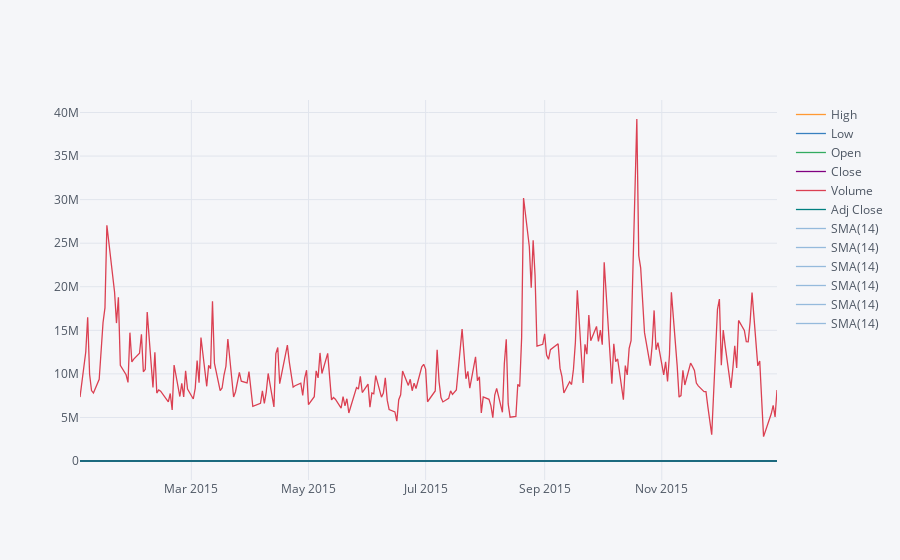

The notebook cell saved with this chart:
### Code cell
MS_2015 = MS["2015-01-01" : "2016-01-01"]
MS_2015.ta_plot(study = "sma")

### Figure 1 — Plotly figure (JSON) as saved in the notebook; plotly's stock layout.template omitted (floating-point values rounded to 4 significant figures; data arrays with more than 128 entries replaced by an {"elided": "..."} marker saying what was removed)
{"data": [{"line": {"color": "rgba(255, 153, 51, 1.0)", "dash": "solid", "shape": "linear", "width": 1.3}, "mode": "lines", "name": "High", "text": "", "type": "scatter", "x": {"elided": "252 str values"}, "y": {"elided": "252 float values"}}, {"line": {"color": "rgba(55, 128, 191, 1.0)", "dash": "solid", "shape": "linear", "width": 1.3}, "mode": "lines", "name": "Low", "text": "", "type": "scatter", "x": {"elided": "252 str values"}, "y": {"elided": "252 float values"}}, {"line": {"color": "rgba(50, 171, 96, 1.0)", "dash": "solid", "shape": "linear", "width": 1.3}, "mode": "lines", "name": "Open", "text": "", "type": "scatter", "x": {"elided": "252 str values"}, "y": {"elided": "252 float values"}}, {"line": {"color": "rgba(128, 0, 128, 1.0)", "dash": "solid", "shape": "linear", "width": 1.3}, "mode": "lines", "name": "Close", "text": "", "type": "scatter", "x": {"elided": "252 str values"}, "y": {"elided": "252 float values"}}, {"line": {"color": "rgba(219, 64, 82, 1.0)", "dash": "solid", "shape": "linear", "width": 1.3}, "mode": "lines", "name": "Volume", "text": "", "type": "scatter", "x": {"elided": "252 str values"}, "y": {"elided": "252 int values"}}, {"line": {"color": "rgba(0, 128, 128, 1.0)", "dash": "solid", "shape": "linear", "width": 1.3}, "mode": "lines", "name": "Adj Close", "text": "", "type": "scatter", "x": {"elided": "252 str values"}, "y": {"elided": "252 float values"}}, {"line": {"color": "rgba(55, 128, 191, 0.49999999999999983)", "dash": "solid", "shape": "linear", "width": 1.3}, "mode": "lines", "name": "SMA(14)", "text": "", "type": "scatter", "x": {"elided": "252 str values"}, "y": {"elided": "252x6 mixed values"}}, {"line": {"color": "rgba(55, 128, 191, 0.49999999999999983)", "dash": "solid", "shape": "linear", "width": 1.3}, "mode": "lines", "name": "SMA(14)", "text": "", "type": "scatter", "x": {"elided": "252 str values"}, "y": {"elided": "252x6 mixed values"}}, {"line": {"color": "rgba(55, 128, 191, 0.49999999999999983)", "dash": "solid", "shape": "linear", "width": 1.3}, "mode": "lines", "name": "SMA(14)", "text": "", "type": "scatter", "x": {"elided": "252 str values"}, "y": {"elided": "252x6 mixed values"}}, {"line": {"color": "rgba(55, 128, 191, 0.49999999999999983)", "dash": "solid", "shape": "linear", "width": 1.3}, "mode": "lines", "name": "SMA(14)", "text": "", "type": "scatter", "x": {"elided": "252 str values"}, "y": {"elided": "252x6 mixed values"}}, {"line": {"color": "rgba(55, 128, 191, 0.49999999999999983)", "dash": "solid", "shape": "linear", "width": 1.3}, "mode": "lines", "name": "SMA(14)", "text": "", "type": "scatter", "x": {"elided": "252 str values"}, "y": {"elided": "252x6 mixed values"}}, {"line": {"color": "rgba(55, 128, 191, 0.49999999999999983)", "dash": "solid", "shape": "linear", "width": 1.3}, "mode": "lines", "name": "SMA(14)", "text": "", "type": "scatter", "x": {"elided": "252 str values"}, "y": {"elided": "252x6 mixed values"}}], "layout": {"legend": {"bgcolor": "#F5F6F9", "font": {"color": "#4D5663"}}, "paper_bgcolor": "#F5F6F9", "plot_bgcolor": "#F5F6F9", "title": {"font": {"color": "#4D5663"}}, "xaxis": {"gridcolor": "#E1E5ED", "showgrid": true, "tickfont": {"color": "#4D5663"}, "title": {"font": {"color": "#4D5663"}, "text": ""}, "zerolinecolor": "#E1E5ED"}, "yaxis": {"gridcolor": "#E1E5ED", "showgrid": true, "tickfont": {"color": "#4D5663"}, "title": {"font": {"color": "#4D5663"}, "text": ""}, "zerolinecolor": "#E1E5ED"}}}
